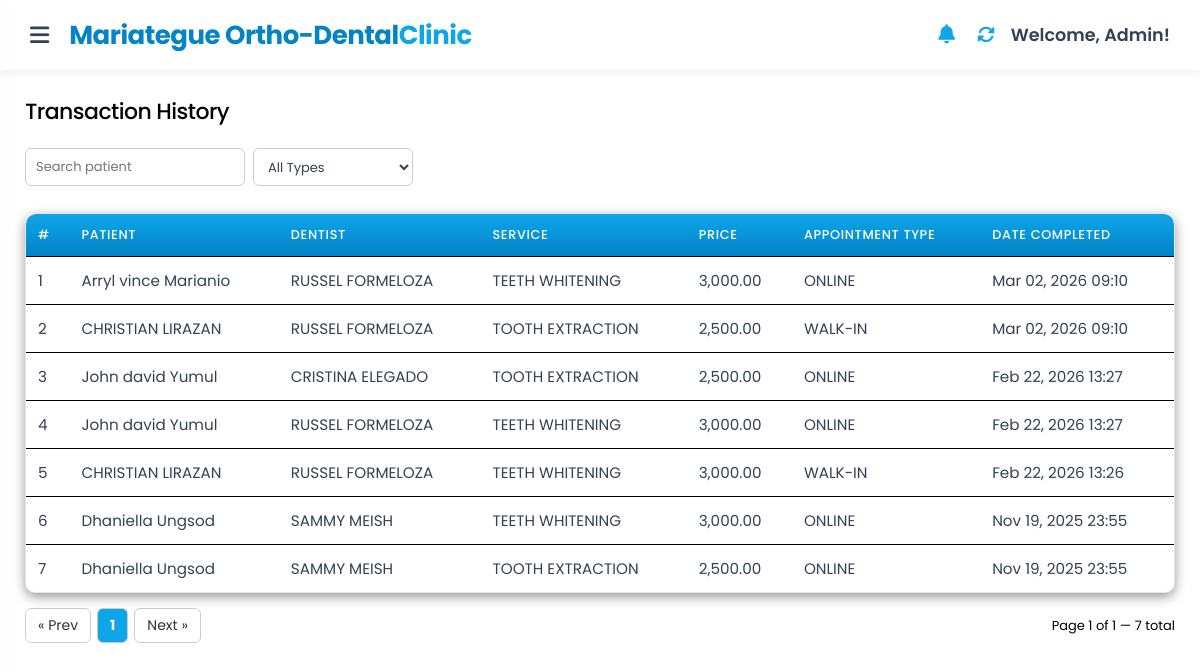
Page /transaction/transaction.php (signed in) on the committed database.
### tables this page shows
CREATE TABLE `transaction_history` (
  `id` int NOT NULL,
  `patient_id` int DEFAULT NULL,
  `patient_name` varchar(200) NOT NULL,
  `dentist_id` int DEFAULT NULL,
  `dentist_name` varchar(200) NOT NULL,
  `service_id` int DEFAULT NULL,
  `service_name` varchar(100) NOT NULL,
  `price` decimal(10,2) NOT NULL,
  `appointment_type` enum('ONLINE','WALK-IN') NOT NULL,
  `date_completed` datetime NOT NULL
);

### transaction/transaction.php (the view, shortened to what this page needs)
<head>
    <link rel="stylesheet" href="transaction_design.css">
</head>
<head>
    <link rel="stylesheet" href="transaction_design.css">
</head>
<?php
include __DIR__ . '/../miscellaneous/database.php';
$rowsPerPage = 10;
$page = isset($_GET['page']) ? max(1, intval($_GET['page'])) : 1;
$offset = ($page - 1) * $rowsPerPage;
$search = $_GET['q'] ?? "";
$query = "FROM transaction_history WHERE 1";
$params = [];
$stmt = $pdo->prepare("SELECT COUNT(*) " . $query);
$stmt->execute($params);
$totalRows = $stmt->fetchColumn();
$totalPages = max(1, ceil($totalRows / $rowsPerPage));
$stmt = $pdo->prepare("SELECT * " . $query . " ORDER BY date_completed DESC LIMIT $rowsPerPage OFFSET $offset");
$stmt->execute($params);
$transactions = $stmt->fetchAll(PDO::FETCH_ASSOC);
function buildQueryPreserve($extra = []) {
    $base = $_GET;
    foreach ($extra as $k => $v) {
        $base[$k] = $v;
    }
    return http_build_query($base);
}
include __DIR__ . '/../miscellaneous/sidebar.php';
?>
<!DOCTYPE html>
<html lang="en">
<head>
<link rel="stylesheet" href="../miscellaneous/sidebar_design.css">
<link rel="stylesheet" href="transaction_design.css">
</head>
<body>
<div class="main-content">
  <h2>Transaction History</h2>
  <div class="filters">
    <form method="get" id="filterForm" class="filters-form">
      <input type="search" name="q" placeholder="Search patient" value="<?= htmlspecialchars($search) ?>" class="filter-input" oninput="debounceSubmit()">
      <select name="type" class="filter-select" onchange="document.getElementById('filterForm').submit()">
        <option value="ALL">All Types</option>
      </select>
    </form>
  </div>
  <div class="table-wrapper">
    <table>
      <thead>
        <tr>
          <th>#</th>
          <th>Patient</th>
          <th>Dentist</th>
          <th>Service</th>
          <th>Price</th>
          <th>Appointment Type</th>
          <th>Date Completed</th>
        </tr>
      </thead>
      <tbody>
        <?php if (empty($transactions)): ?>
          <tr><td colspan="7" style="text-align:center;">No transactions found.</td></tr>
        <?php else: ?>
          <?php foreach ($transactions as $index => $row): ?>
            <tr>
              <td data-label="Row"><?= $offset + $index + 1 ?></td>
              <td data-label="Patient"><?= htmlspecialchars($row['patient_name']) ?></td>
              <td data-label="Dentist"><?= htmlspecialchars($row['dentist_name']) ?></td>
              <td data-label="Service"><?= htmlspecialchars($row['service_name']) ?></td>
              <td data-label="Price"><?= number_format($row['price'], 2) ?></td>
              <td data-label="Type"><?= $row['appointment_type'] ?></td>
              <td data-label="Date Completed"><?= date("M d, Y H:i", strtotime($row['date_completed'])) ?></td>
            </tr>
          <?php endforeach; ?>
        <?php endif; ?>
      </tbody>
    </table>
  </div>
  <div class="pagination">
    <?php
      $prevPage = max(1, $page-1);
      $nextPage = min($totalPages, $page+1);
    ?>
    <a href="transaction.php?<?= buildQueryPreserve(['page'=>$prevPage]) ?>" class="page-link">&laquo; Prev</a>
    <span class="current-page"><?= $page ?></span>
    <a href="transaction.php?<?= buildQueryPreserve(['page'=>$nextPage]) ?>" class="page-link">Next &raquo;</a>
    <div class="pagination-info">
      Page <?= $page ?> of <?= $totalPages ?> — <?= $totalRows ?> total
    </div>
  </div>
</div>
</body>
</html>

### transaction/transaction_design.css (style rules this page uses)
.main-content { margin-left: 230px; margin-top: 70px; padding: 25px; width: calc(100% - 230px); box-sizing: border-box; overflow-x: hidden; }
.main-content h2 { font-size: 22px; font-weight: 500; margin-bottom: 20px; color: black; }
.table-wrapper { width: 100%; max-width: 100%; overflow-x: auto; overflow-y: hidden; -webkit-overflow-scrolling: touch; border-radius: 10px; background: white; box-shadow: 0 4px 12px rgba(0, 0, 0, 0.4); margin: 0 auto; }
table { width: 100%; border-collapse: collapse; font-size: 14px; color: black; background: white; border-radius: 10px; overflow: hidden; }
table thead { background: linear-gradient(180deg, #0ea5e9, #0284c7); }
table th { padding: 12px; text-align: left; color: white; font-weight: 500; border-bottom: 1px solid black; }
table td { padding: 12px; border-bottom: 1px solid black; }
.pagination { display: flex; flex-wrap: wrap; align-items: center; gap: 6px; margin-top: 15px; font-size: 14px; }
.page-link { padding: 6px 12px; border: 1px solid #ccc; border-radius: 6px; text-decoration: none; color: #333; transition: background-color 0.2s ease; }
.pagination-info { margin-left: auto; font-size: 13px; color: black; }
.current-page { font-weight: bold; padding: 6px 12px; border: 1px solid #ccc; border-radius: 6px; background-color: #0ea5e9; color: white; }
.filters { margin-bottom: 15px; }
.filters-form { display: flex; flex-wrap: wrap; align-items: center; gap: 8px; }
.filter-input, .filter-select { padding: 0 10px; border-radius: 6px; border: 1px solid #ccc; font-size: 13px; height: 38px; background: #fff; box-sizing: border-box; vertical-align: middle; }
.filters-form input[name="q"] { width: 220px; }
.filters-form select { width: 160px; }

### miscellaneous/sidebar_design.css (style rules this page uses)
:root { --primary-color: #0ea5e9; --primary-dark: #0284c7; --secondary-color: #475569; --accent-color: #facc15; --danger-color: #ef4444; --success-color: #22c55e; --bg-color: #f8fafc; --card-bg: #ffffff; --text-color: #334155; --text-light: #94a3b8; --sidebar-width: 300px; --header-height: 70px; --shadow-sm: 0 1px 2px 0 rgb(0 0 0 / 0.05); --shadow: 0 4px 6px -1px rgb(0 0 0 / 0.1), 0 2px 4px -2px rgb(0 0 0 / 0.1); --radius: 0.75rem; }
* { margin: 0; padding: 0; box-sizing: border-box; font-family: 'Poppins', sans-serif; }
body { background: #f8fafc; color: var(--text-color); min-height: 100vh; }
.main-content { margin-left: 0 !important; width: 100% !important; margin-top: var(--header-height); padding: 30px; transition: all 0.3s ease; }
.main-content h2 { font-size: 1.75rem; font-weight: 700; color: var(--text-color); margin-bottom: 24px; letter-spacing: -0.025em; }
.table-wrapper { background: var(--card-bg); border-radius: var(--radius); box-shadow: var(--shadow); overflow: hidden; border: 1px solid #e2e8f0; margin-bottom: 24px; }
table { width: 100%; border-collapse: collapse; text-align: left; }
table thead { background-color: #f1f5f9; border-bottom: 1px solid #e2e8f0; }
table th { padding: 16px 24px; font-weight: 600; color: var(--secondary-color); font-size: 0.8rem; text-transform: uppercase; letter-spacing: 0.05em; }
table td { padding: 16px 24px; color: var(--text-color); border-bottom: 1px solid #f1f5f9; font-size: 0.95rem; vertical-align: middle; }
table tbody tr:last-child td { border-bottom: none; }
input, select, textarea { width: 100%; padding: 10px 14px; border: 1px solid #cbd5e1; border-radius: 0.5rem; font-size: 0.95rem; color: var(--text-color); background-color: #fff; transition: border-color 0.2s, box-shadow 0.2s; margin-bottom: 12px; }

### transaction/transaction.php (style rules this page uses)
body { background-image: none !important; }

### rows in the picture
transaction_history: index "1", patient_name "Arryl vince Marianio", dentist_name "RUSSEL FORMELOZA", service_name "TEETH WHITENING", price "3,000.00", appointment_type "ONLINE", date_completed "Mar 02, 2026 09:10"
transaction_history: index "2", patient_name "CHRISTIAN LIRAZAN", dentist_name "RUSSEL FORMELOZA", service_name "TOOTH EXTRACTION", price "2,500.00", appointment_type "WALK-IN", date_completed "Mar 02, 2026 09:10"
transaction_history: index "3", patient_name "John david Yumul", dentist_name "CRISTINA ELEGADO", service_name "TOOTH EXTRACTION", price "2,500.00", appointment_type "ONLINE", date_completed "Feb 22, 2026 13:27"
transaction_history: index "4", patient_name "John david Yumul", dentist_name "RUSSEL FORMELOZA", service_name "TEETH WHITENING", price "3,000.00", appointment_type "ONLINE", date_completed "Feb 22, 2026 13:27"
transaction_history: index "5", patient_name "CHRISTIAN LIRAZAN", dentist_name "RUSSEL FORMELOZA", service_name "TEETH WHITENING", price "3,000.00", appointment_type "WALK-IN", date_completed "Feb 22, 2026 13:26"
transaction_history: index "6", patient_name "Dhaniella Ungsod", dentist_name "SAMMY MEISH", service_name "TEETH WHITENING", price "3,000.00", appointment_type "ONLINE", date_completed "Nov 19, 2025 23:55"
transaction_history: index "7", patient_name "Dhaniella Ungsod", dentist_name "SAMMY MEISH", service_name "TOOTH EXTRACTION", price "2,500.00", appointment_type "ONLINE", date_completed "Nov 19, 2025 23:55"

### other values in the picture
$_SESSION['username'] "Admin"
$page "1"
$totalPages "1"
$totalRows "7"
